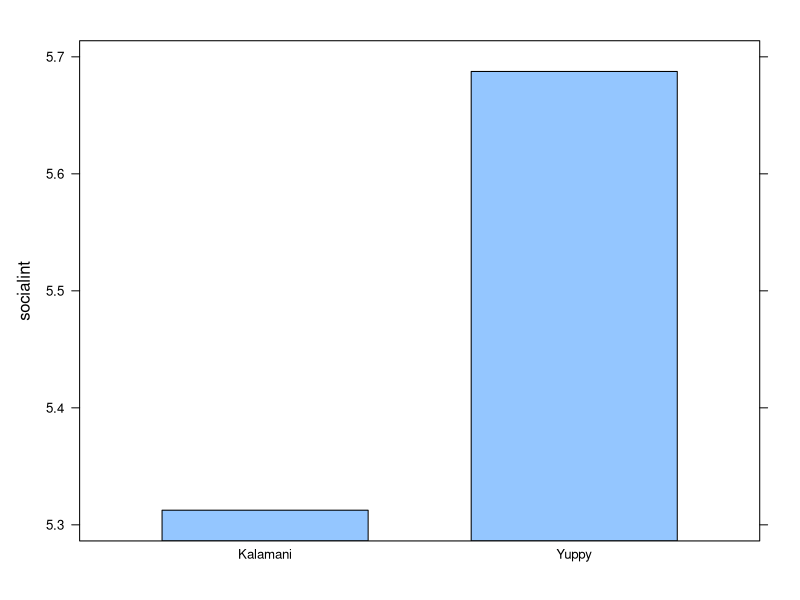
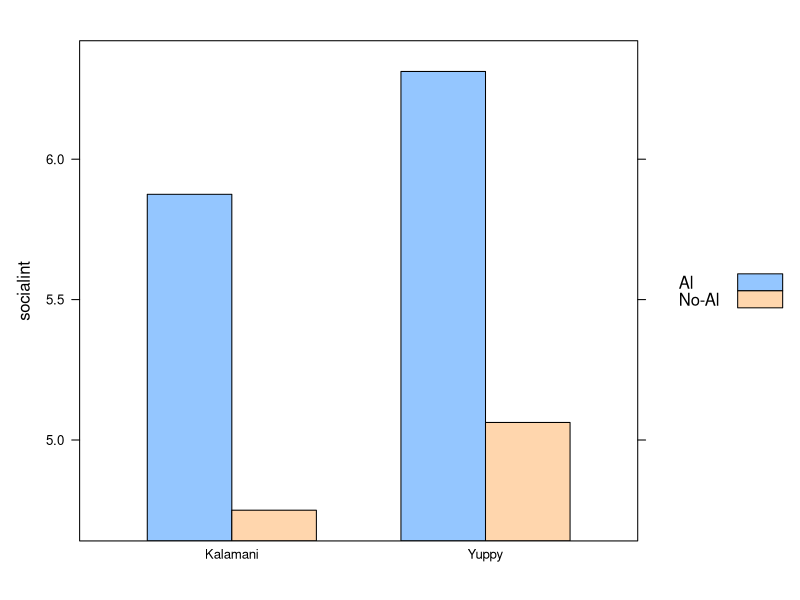
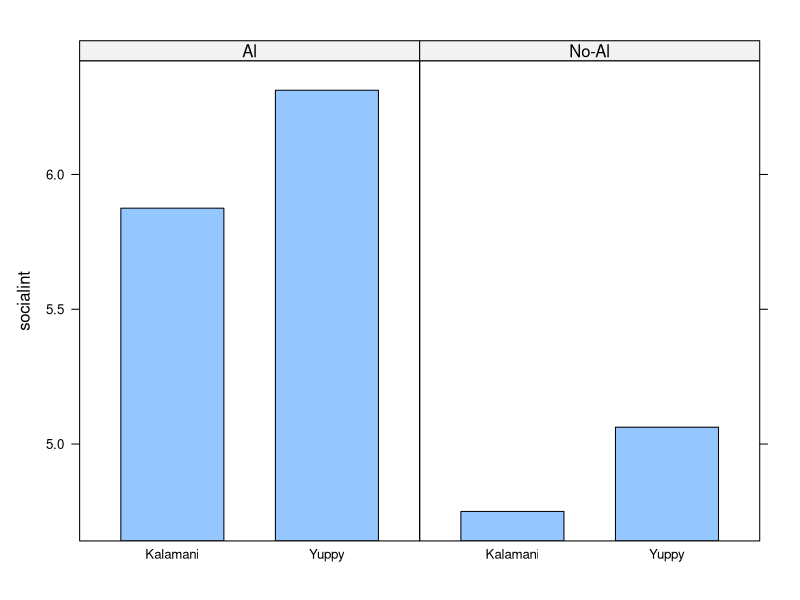
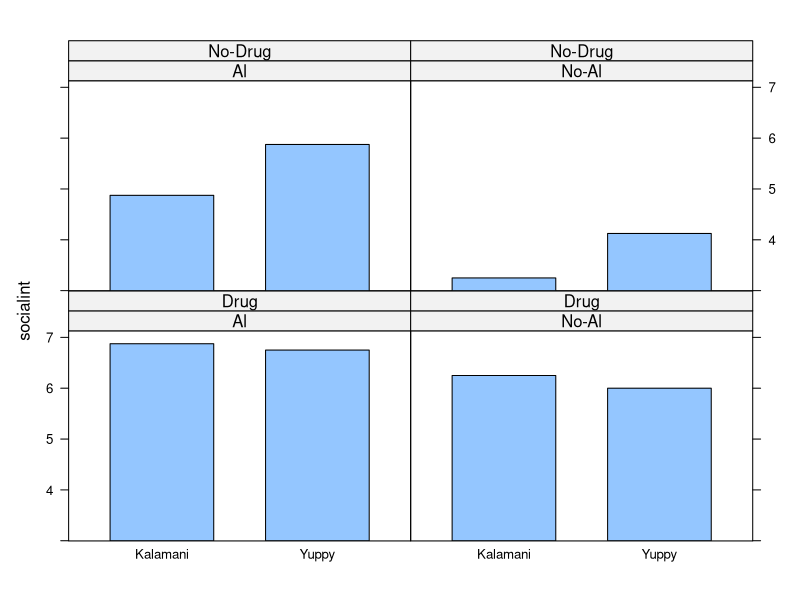
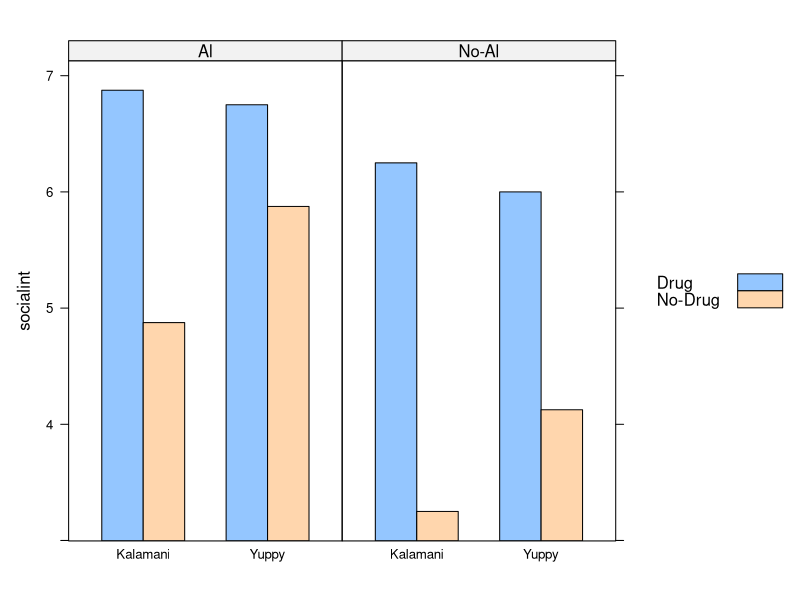
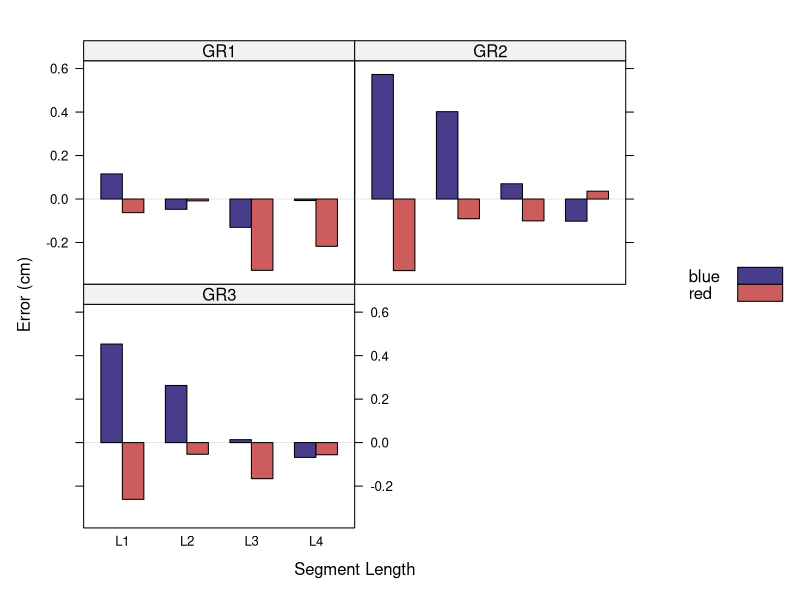
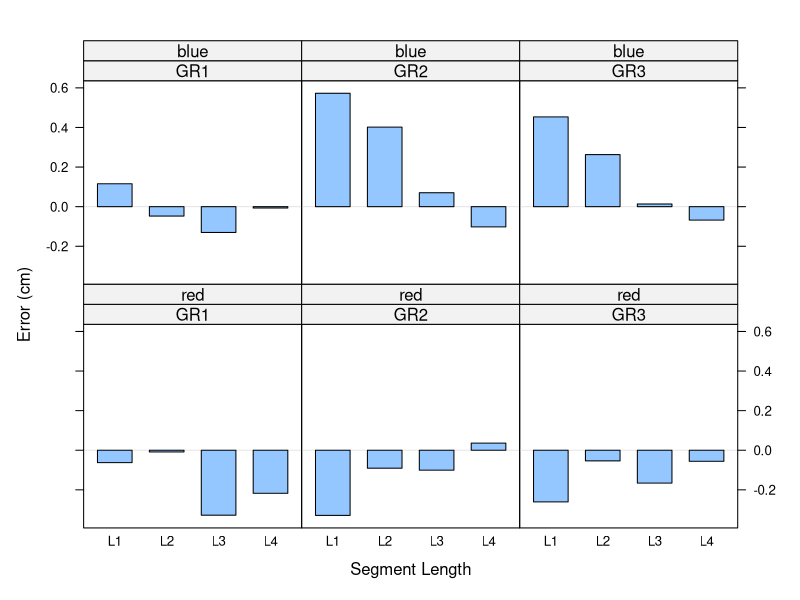
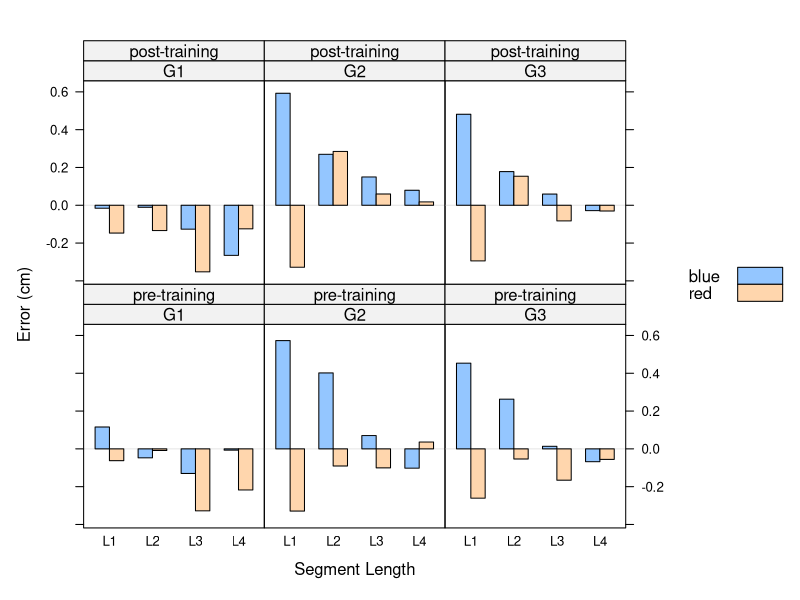

These figures' R source, in order:
## ---- chunk 1
knitr::opts_chunk$set(fig.width=6, fig.height=6)
## ---- chunk 2
dats = read.table("datasets/rats_trellis.txt", header=TRUE)
dats$subj = as.factor(dats$subj)
head(dats)
## ---- chunk 3
bySpec = aggregate(dats$socialint, 
                    by=list(species=dats$species), FUN=mean)
names(bySpec)[which(names(bySpec)=="x")] = "socialint"
bySpec
## ---- chunk 4
library(lattice)
##trellis.device() #optional
pl1 = barchart(socialint ~ species, data=bySpec)
print(pl1)
## ---- chunk 5
bySpecAl = aggregate(dats$socialint, 
                      by=list(species=dats$species, 
                          alcohol=dats$alcohol), FUN=mean)
names(bySpecAl)[which(names(bySpecAl)=="x")] = "socialint"
## ---- chunk 6
pl2 = barchart(socialint ~ species, groups=alcohol, 
                 data=bySpecAl, auto.key=TRUE)
print(pl2)
## ---- chunk 7
pl3 = barchart(socialint ~ species | alcohol, data=bySpecAl)
print(pl3)
## ---- chunk 8
bySpecAlDrug = aggregate(dats$socialint, 
                          by=list(species=dats$species, 
                          alcohol=dats$alcohol, drug=dats$drug), 
                          FUN=mean)
names(bySpecAlDrug)[which(names(bySpecAlDrug)=="x")] = "socialint"
pl4 = barchart(socialint ~ species | alcohol * drug, 
                data=bySpecAlDrug)
print(pl4)
## ---- chunk 9
pl5 = barchart(socialint ~ species | alcohol, 
                groups=drug, data=bySpecAlDrug,
                auto.key=TRUE)
print(pl5)
## ---- chunk 10
dats = read.table("datasets/line_matching.txt", header=TRUE)
#trellis.device()
oldpar = trellis.par.get("superpose.polygon")
trellis.par.set(superpose.polygon = 
list(col = c("darkslateblue", "indianred")))
myGraph = barchart(error ~ length | group, groups=color, 
           data=dats, origin=0, ylab="Error (cm)", 
           xlab="Segment Length", 
           auto.key=TRUE, as.table=TRUE)
print(myGraph)
trellis.par.set(superpose.polygon = oldpar)
## ---- chunk 11
barchart(error ~ length | group * color, 
         data=dats, origin=0, ylab="Error (cm)", xlab="Segment Length", 
         auto.key=TRUE, as.table=TRUE)

## ---- chunk 12
dats = read.table("datasets/line_matching_training.txt", header=TRUE)
myGraph = barchart(error ~ length | group * session, groups=color, 
                    data=dats, origin=0, ylab="Error (cm)", 
                    xlab="Segment Length", 
                    auto.key=TRUE, as.table=TRUE)
print(myGraph)
## ---- chunk 13
x = rnorm(20)
y = rnorm(20)
treat = factor(rep(c("A", "B"), each=10))
xyplot(y~x|treat, strip=strip.custom(factor.levels=c("Group A", "Group B")))
## ---- chunk 14
levels(treat) = c("Group A", "Group B")
## ---- chunk 15
cnd = factor(rep(c("I", "II"), 10))

customstrip = function(which.given, ..., factor.levels){
    levs = if (which.given==1){
        c("Group A", "Group B")
    } else if  (which.given==2){
        c("Cnd. I", "Cnd. II")
    }
    strip.default(which.given, ..., factor.levels = levs)
}
xyplot(y~x | treat + cnd, strip=customstrip, as.table=TRUE)
## ---- chunk 16
log10Ticks = function(lim, onlyMajor=FALSE){
    minPow = floor(log10(lim[1]))
    maxPow = ceiling(log10(lim[2]))
    powSeq = seq(minPow, maxPow)
    majTicks = 10^powSeq
    minTicks = numeric()
    for (i in 1:length(majTicks)){
        bb = (1:10)/10;
        minTicks = c(minTicks, (bb*10^powSeq[i]))
    }
    if (onlyMajor==TRUE){
        axSeq = majTicks
    } else {
        axSeq = minTicks
    }
    axSeq = axSeq[lim[1] <= axSeq & axSeq <= lim[2]]
    return(axSeq)
}
## ---- chunk 17
yscale.components.log10 = function(lim, ...){ #the function is automatically passed the limits of the panel as an argument
    ans = yscale.components.default(lim = lim, ...) #retrieve default parameters
    tick.at = log10Ticks(10^lim, onlyMajor=FALSE) #compute major and minor tick locations
    tick.at.major = log10Ticks(10^lim, onlyMajor=TRUE) #compute major tick locations only
    major = tick.at %in% tick.at.major #which are the major ticks?
    ans$left$ticks$at = log10(tick.at) #where the ticks should be position
    ans$left$ticks$tck = ifelse(major, 1.5, 0.75) #set tick length, depending on whether minor or major
    ans$left$labels$at = log10(tick.at) #labels location
    ans$left$labels$labels = as.character(tick.at) #set tick labels
    ans$left$labels$labels[!major] = "" #set minor tick labels as empty
    ans$left$labels$check.overlap = FALSE
    return(ans)
}
## ---- chunk 18
x = c("cnd1", "cnd2")
y = c(0.4, 80)
dat = data.frame(x=x, y=y)
xyplot(y~x, data=dat,
       scales=list(y=list(log=10)),
       yscale.components = yscale.components.log10)
## ---- chunk 19
oldpar = trellis.par.get("superpose.symbol")
trellis.par.set(superpose.symbol = 
                list(col = c("darkslateblue", 
                "indianred"), pch=19))
dotplot(error ~ length | group, groups=color, 
        data=dats, origin=0, ylab="Error (cm)", 
        xlab="Segment Length", auto.key=TRUE, 
        aspect=1, as.table=TRUE)
## ---- chunk 20
panel.hRefDotplot = function(x, y, ref=NULL, ...){
panel.dotplot(x, y, ...)
panel.abline(h=ref, ...)
}
## ---- chunk 21
dotplot(error ~ length | group, groups=color, 
        data=dats, origin=0, ylab="Error (cm)", 
        xlab="Segment Length", auto.key=TRUE, aspect=1, 
        as.table=TRUE, ref=0, panel=panel.hRefDotplot)
